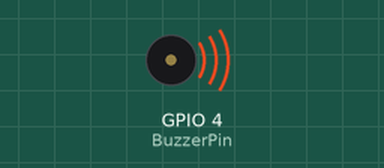
A program run on a simulated Raspberry Pi (BCM pin numbers). On the bench: buzzer (waves = sounding).

Above: at 25.0 s.
At 50.5 s:
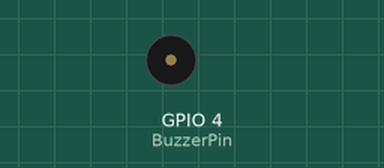
Timing chart, 0 to 66.3 s (numbered marks = the images above):
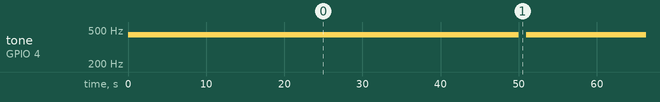

Measured:
- by itself, tone on GPIO 4 (BuzzerPin): alternates 440 Hz for 50.0 s and silent for 1.0 s

The program:

Buzzer.py
```python
import RPi._GPIO as GPIO
from time import sleep

BuzzerPin = 4

GPIO.setmode(GPIO.BCM)
GPIO.setup(BuzzerPin, GPIO.OUT)
GPIO.setwarnings(False)

global Buzz
Buzz = GPIO.PWM(BuzzerPin, 440)


while True:
	Buzz.start(1)
	sleep(50)
	Buzz.stop(2)
	sleep(1)
```
